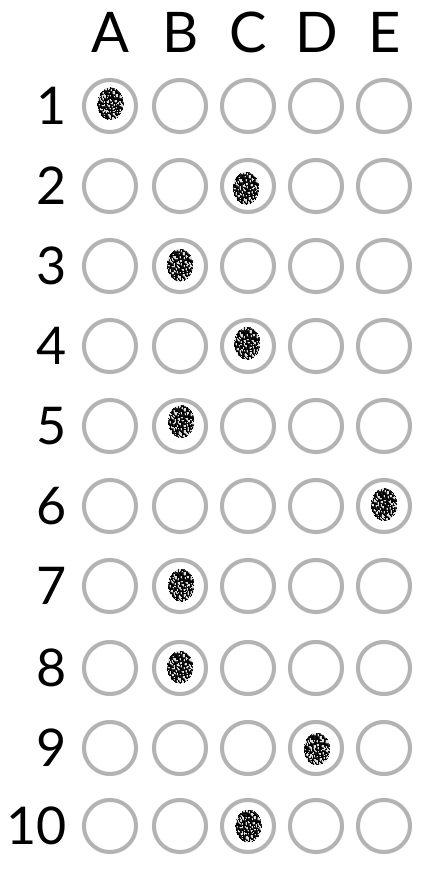
#> input picture answers_2.png, 436 x 870 px
$ jupyter execute --allow-errors 01_omr.ipynb
#> lines starting #> are read from the running program, lines starting #| are printed output that depends on the picture; after the words box and inside, x2 and y2 are one past the last pixel; in counts of white or black regions, pixels touching at a corner belong together
<a href="https://colab.research.google.com/github/Jaro1977/Analiza-obrazu-kurs/blob/main/01_omr.ipynb" target="_parent"></a>

[cell 1]
from google.colab.patches import cv2_imshow
import imutils
from imutils import contours
import numpy as np
import cv2

cv2.__version__

Klucz odpowiedzi

[cell 2]
ANSWER_KEY = {0:1, 1:3, 2:0, 3:2, 4:1, 5:3, 6:4, 7:1, 8:3, 9:0}

[cell 3]
image = cv2.imread('answers_2.png')
#> image is the input picture: shape (870, 436, 3); min 0, max 255, mean 240.7
cv2_imshow(image)

konwersja do skali szarości

[cell 4]
gray = cv2.cvtColor(src = image, code = cv2.COLOR_BGR2GRAY)
cv2_imshow(gray)

rozmycie

[cell 5]
blurred = cv2.GaussianBlur(src = gray, ksize = (5,5), sigmaX=0)
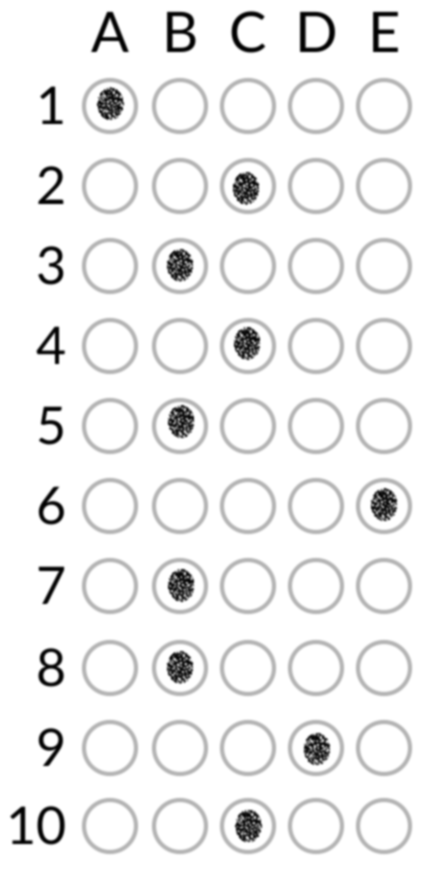
#> blurred: shape (870, 436); min 0, max 255, mean 240.7
cv2_imshow(blurred)

detekcja krawędzi

[cell 6]
thresh = cv2.Canny(image = blurred, threshold1 = 70, threshold2 = 70)
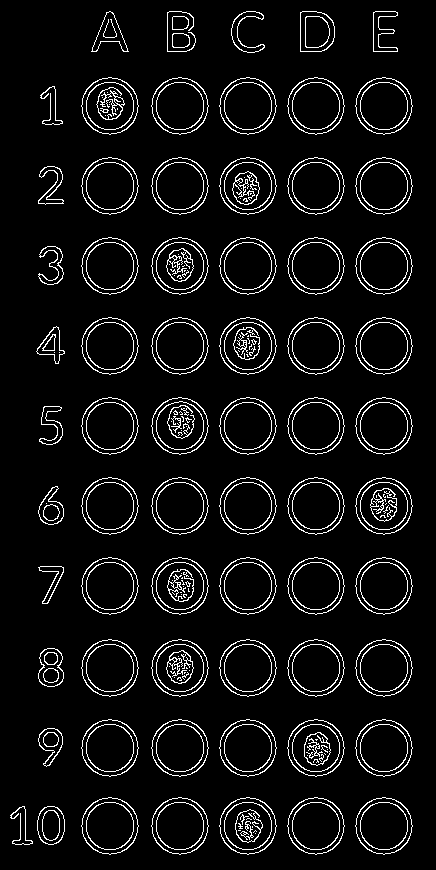
#> thresh: shape (870, 436); 6.5% white in thin lines or dots, all inside (x1, y1, x2, y2) = (10, 11, 413, 855)
cv2_imshow(thresh)

ekstrakca konturów

[cell 7]
cnts = cv2.findContours(image = thresh.copy(), mode = cv2.RETR_EXTERNAL, method = cv2.CHAIN_APPROX_SIMPLE)
#> cnts = 68 contours, 1 with area under 20; largest, box (x1, y1, x2, y2) and area: (355, 797, 413, 855) 2493, (287, 797, 345, 855) 2493, (219, 797, 277, 855) 2493, (151, 797, 209, 855) 2493, (81, 797, 139, 855) 2493
cnts = imutils.grab_contours(cnts)
len(cnts)
#> Out = 68

#> (a cell that did not finish here is left out)

#> (a cell that did not finish here is left out)

#> (a cell that did not finish here is left out)

[cell 11]
cnt_img = image.copy()
for contour in cnts:
  cv2.drawContours(cnt_img, [contour], contourIdx = -1, color = (0,255,0), thickness =3)
#> this loop made 68 passes
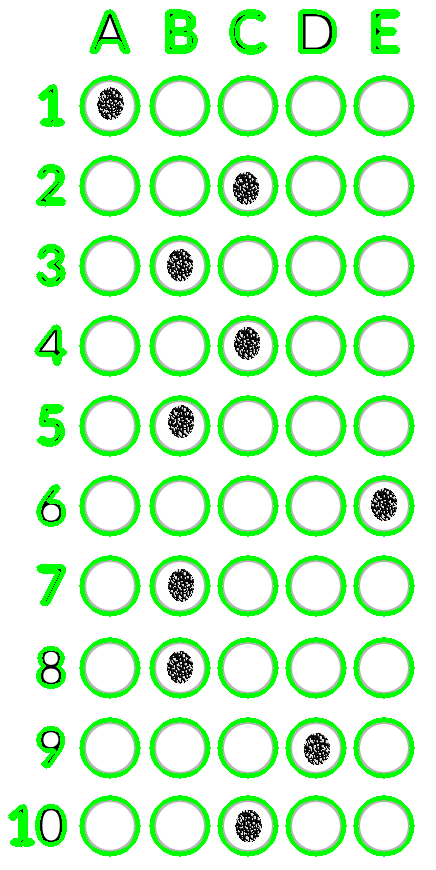
#> cnt_img: shape (870, 436, 3); 13.29% of pixels changed, all inside (x1, y1, x2, y2) = (8, 9, 415, 857)
cv2_imshow(cnt_img)

wydobycie odpowiednich konturów

[cell 12]
question_contours = []
for contour in cnts:
  (x,y,w,h) = cv2.boundingRect(contour)
  ar = w/ float(h)

  if w >= 50 and h >= 50 and ar >0.9 and ar <1.1:
    question_contours.append(contour)
#> this loop made 68 passes
#> (x, y, w, h, ar) on passes 1 to 12: (37, 806, 28, 39, 0.718), (10, 806, 23, 39, 0.59), (355, 797, 58, 58, 1), (287, 797, 58, 58, 1), (219, 797, 58, 58, 1), (151, 797, 58, 58, 1), (81, 797, 58, 58, 1), (38, 728, 25, 39, 0.641), (355, 719, 58, 58, 1), (287, 719, 58, 58, 1), (219, 719, 58, 58, 1), (151, 719, 58, 58, 1)
#> after the loop, question_contours = 50 contours; largest, box (x1, y1, x2, y2) and area: (355, 797, 413, 855) 2493, (287, 797, 345, 855) 2493, (219, 797, 277, 855) 2493, (151, 797, 209, 855) 2493, (81, 797, 139, 855) 2493

print(f'Liczba pól z odpowiedziami: {len(question_contours)}')
#| Liczba pól z odpowiedziami: 50

cnt_img = image.copy()
for contour in question_contours:
  cv2.drawContours(cnt_img, [contour], contourIdx = -1, color = (0,255,0), thickness = 2)
#> this loop made 50 passes
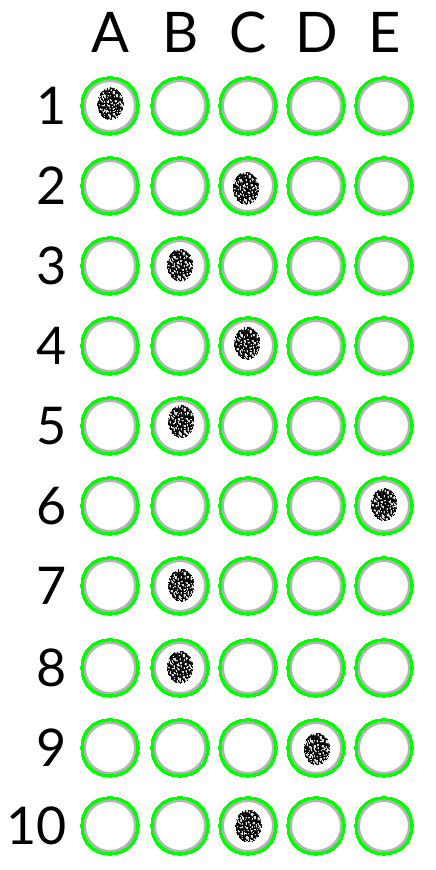
#> cnt_img: shape (870, 436, 3); 8.12% of pixels changed, all inside (x1, y1, x2, y2) = (80, 76, 414, 856)
cv2_imshow(cnt_img)

rozwiązanie dla jednego pytania

[cell 13]
cv2_imshow(thresh)

[cell 14]
#sortowanie kontur od góry do dołu
question_top_bottom = imutils.contours.sort_contours(question_contours, method = 'top-to-bottom')[0]
#> question_top_bottom = 50 contours; largest, box (x1, y1, x2, y2) and area: (355, 77, 413, 135) 2493, (287, 77, 345, 135) 2493, (219, 77, 277, 135) 2493, (151, 77, 209, 135) 2493, (81, 77, 139, 135) 2493

#wydobycie pierwszych 5 kontur
first_5 = question_top_bottom[:5]
#> first_5 = 5 contours; box (x1, y1, x2, y2) and area: (355, 77, 413, 135) 2493, (287, 77, 345, 135) 2493, (219, 77, 277, 135) 2493, (151, 77, 209, 135) 2493, (81, 77, 139, 135) 2493
first_5_left_right = imutils.contours.sort_contours(first_5, method = 'left-to-right')

img = image.copy()
marked = None

#> (the rest of this cell did not finish here and is left out)

$ run again, with answers_1.png copied over answers_2.png
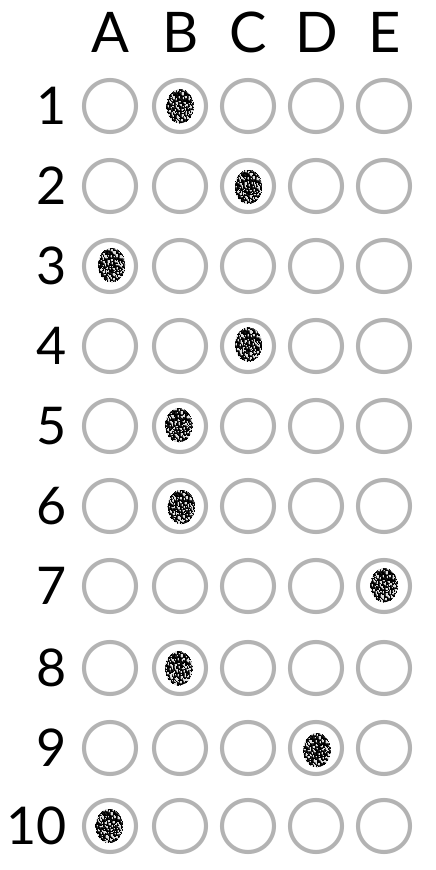
#> input picture answers_1.png, 436 x 870 px
#> image is the input picture: shape (870, 436, 3); min 0, max 255, mean 240.4
#> `thresh = cv2.Canny(image = blurred, threshold1 = 70, threshold2 = 70)`:
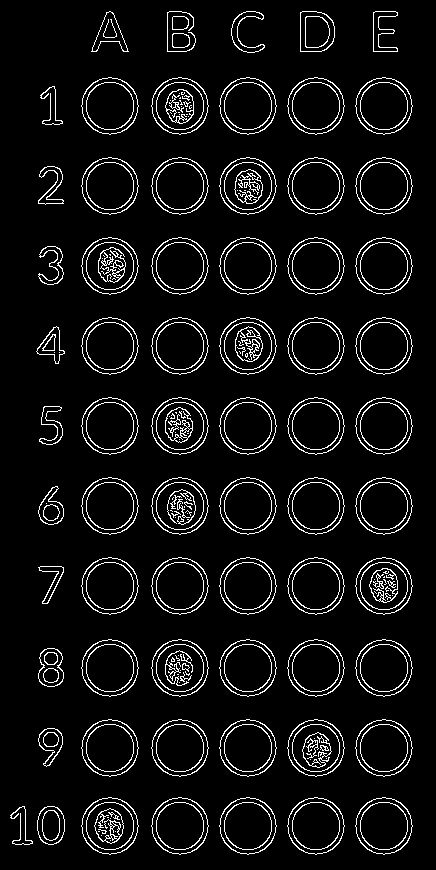
#> thresh: shape (870, 436); 6.6% white in thin lines or dots, all inside (x1, y1, x2, y2) = (10, 11, 413, 855)
#> cnts = 68 contours, 1 with area under 20; largest, box (x1, y1, x2, y2) and area: (355, 797, 413, 855) 2493, (287, 797, 345, 855) 2493, (219, 797, 277, 855) 2493, (151, 797, 209, 855) 2493, (81, 797, 139, 855) 2493
#> Out = 68
#> the loop `for contour in cnts:` made 68 passes
#> the loop `for contour in cnts:` made 68 passes
#> (x, y, w, h, ar) on passes 1 to 8: (37, 806, 28, 39, 0.718), (10, 806, 23, 39, 0.59), (355, 797, 58, 58, 1), (287, 797, 58, 58, 1), (219, 797, 58, 58, 1), (151, 797, 58, 58, 1), (81, 797, 58, 58, 1), (38, 728, 25, 39, 0.641)
#> after the loop `for contour in cnts:`: question_contours = 50 contours; largest, box (x1, y1, x2, y2) and area: (355, 797, 413, 855) 2493, (287, 797, 345, 855) 2493, (219, 797, 277, 855) 2493, (151, 797, 209, 855) 2493, (81, 797, 139, 855) 2493
#| Liczba pól z odpowiedziami: 50
#> the loop `for contour in question_contours:` made 50 passes
#> after the loop `for contour in question_contours:`:
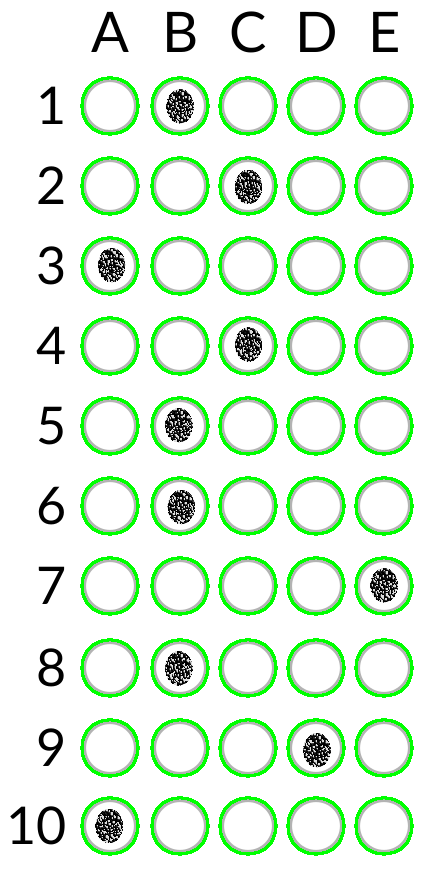
#> cnt_img: shape (870, 436, 3); 8.12% of pixels changed, all inside (x1, y1, x2, y2) = (80, 76, 414, 856)
#> question_top_bottom = 50 contours; largest, box (x1, y1, x2, y2) and area: (355, 77, 413, 135) 2493, (287, 77, 345, 135) 2493, (219, 77, 277, 135) 2493, (151, 77, 209, 135) 2493, (81, 77, 139, 135) 2493
#> first_5 = 5 contours; box (x1, y1, x2, y2) and area: (355, 77, 413, 135) 2493, (287, 77, 345, 135) 2493, (219, 77, 277, 135) 2493, (151, 77, 209, 135) 2493, (81, 77, 139, 135) 2493
